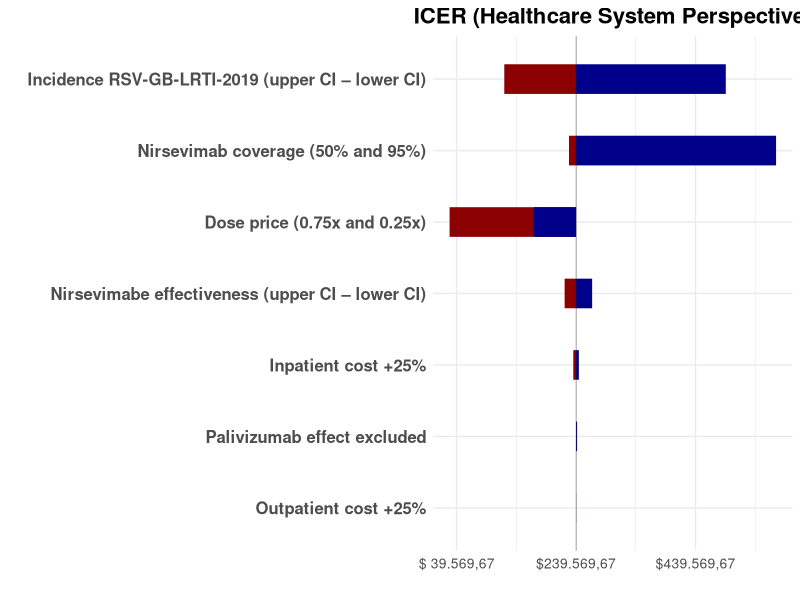

This figure's R source:
library(ggplot2)
library(dplyr)

# Dados fornecidos
dados_icer <- data.frame(
  Variavel = c("Nirsevimabe effectiveness (upper CI – lower CI)",
               "Dose price (0.75x and 0.25x)",
               "Nirsevimab coverage (50% and 95%)",
               "Incidence RSV-GB-LRTI-2019 (upper CI – lower CI)",
               "Inpatient cost +25%",
               "Outpatient cost +25%",
               "Palivizumab effect excluded"),
  Impacto_Min = c(220425.33, 27791.32, 227700.40, 119368.91, 234911.47, 239481.13, 239569.67),  # ICER mínimo
  Impacto_Max = c(266486.81, 168976.89, 574439.31, 490265.97, 244227.86, 239658.20, 241281.73) # ICER máximo
)

# Valor de centro (ICER base)
centro <- 239569.67

# Ajustar os dados em relação ao centro
dados_ajustados <- dados_icer %>%
  mutate(
    Min_Ajustado = Impacto_Min - centro,  # Desvio abaixo do centro
    Max_Ajustado = Impacto_Max - centro,  # Desvio acima do centro
    # CALCULAR A AMPLITUDE (impacto total)
    Amplitude = abs(Max_Ajustado - Min_Ajustado)
  ) %>%
  # ORDENAR POR AMPLITUDE DECRESCENTE (maior impacto primeiro)
  arrange(Amplitude) %>%
  # MANTER A ORDEM NO GRÁFICO
  mutate(Variavel = factor(Variavel, levels = Variavel))

# Verificar a ordem
print(dados_ajustados[, c("Variavel", "Amplitude")])

# Criar o diagrama de tornado
ggplot(dados_ajustados) +
  # Barra do valor MÍNIMO (vermelha)
  geom_segment(aes(x = Variavel, xend = Variavel, 
                   y = 0, yend = Min_Ajustado),
               color = "darkred", linewidth = 10, alpha = 1) +
  
  # Barra do valor MÁXIMO (azul)
  geom_segment(aes(x = Variavel, xend = Variavel, 
                   y = 0, yend = Max_Ajustado),
               color = "darkblue", linewidth = 10, alpha = 1) +
  
  # Linha de centro (ICER base)
  geom_hline(yintercept = 0, color = "black", 
             linetype = "solid", linewidth = 0.1) +
  
  # Coordenadas e temas
  coord_flip() +
  theme_minimal() +
  
  # Rótulos e título
  labs(
    title = "ICER (Healthcare System Perspective)",
    x = "",
    y = "",
    ) +
  
  # Formatação do eixo Y para mostrar valores em USD
  scale_y_continuous(labels = function(x) {
    paste0("$", format(x + centro, big.mark = ".", decimal.mark = ",", nsmall = 2))
  }) +
  
  # Melhorar a aparência
  theme(
    plot.title = element_text(face = "bold", size = 16, hjust = 0.5),
    plot.subtitle = element_text(size = 12, hjust = 0.5, color = "gray50"),
    axis.text.y = element_text(face = "bold", size = 12),
    axis.text.x = element_text(size = 10),
    legend.position = "none"
  )